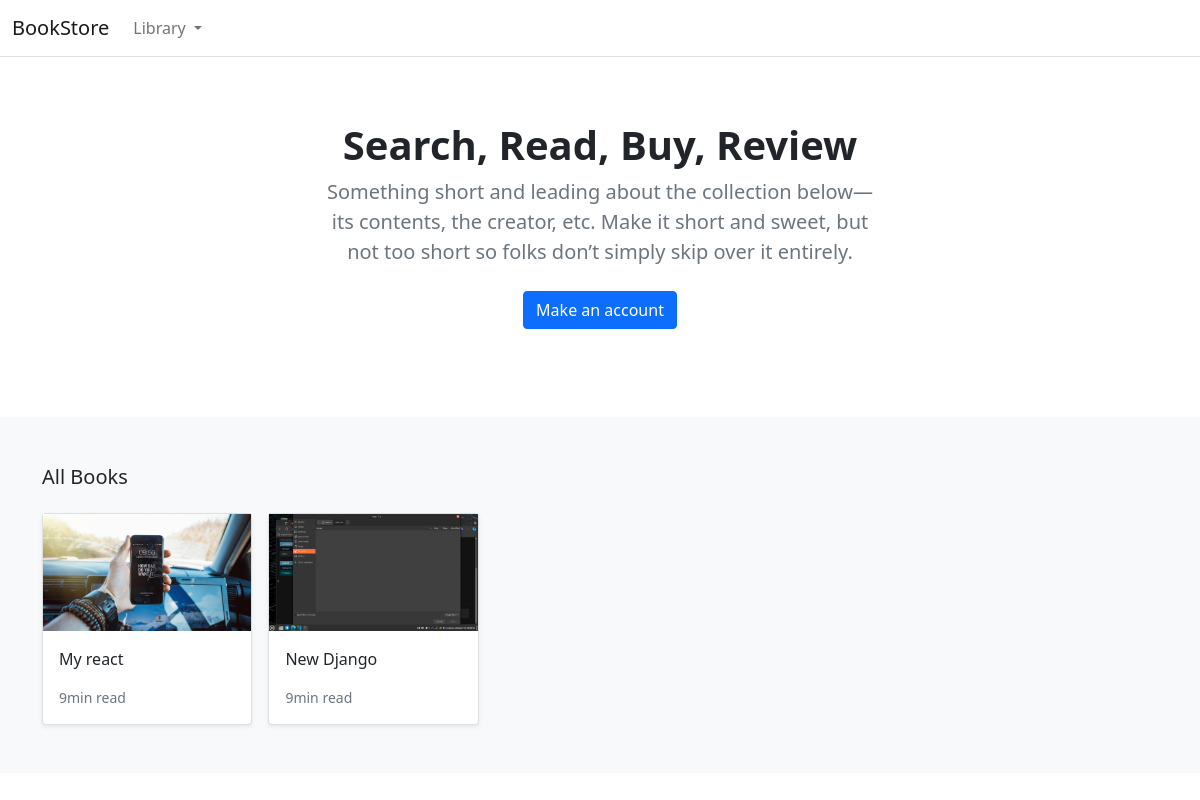
Before: / with the older database file.
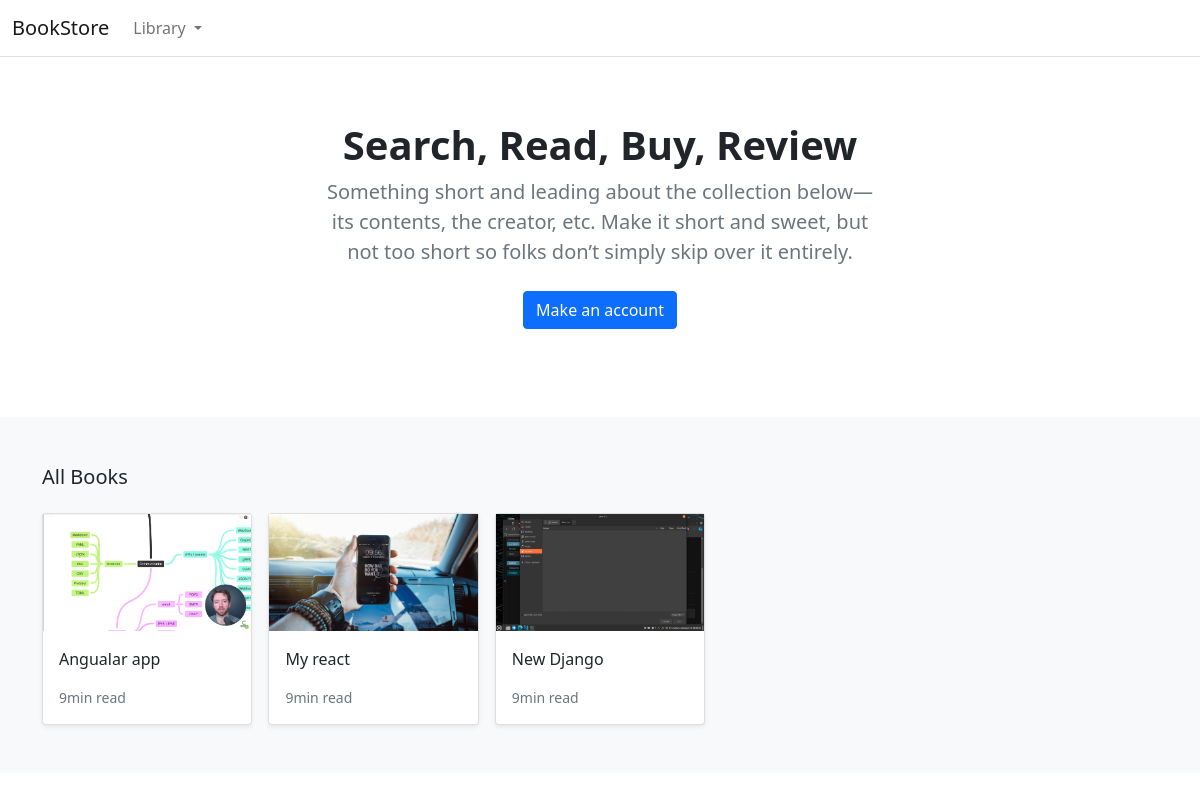
After: the same page with the newer database file.
### myapp/models.py (models this page shows, shortened)
class Product(models.Model):
    category = models.ForeignKey(Category, related_name='category', on_delete=models.CASCADE)
    created_by = models.ForeignKey(User, related_name='created_by', on_delete=models.CASCADE)
    title = models.CharField(max_length=255)
    author = models.CharField(max_length=255, default='admin')
    description = models.TextField(blank=True)
    image = models.ImageField(upload_to='images/')
    price = models.DecimalField(max_digits=8, decimal_places=2)
    slug = models.SlugField(max_length=255)
    in_stock = models.BooleanField(default=True)
    created = models.DateTimeField(auto_now_add=True)
    updated = models.DateTimeField(auto_now_add=True)
    is_active = models.BooleanField(default=True)
    objects = models.Manager()
    products = ProductManager()
    class Meta:
        verbose_name_plural = 'products'
        ordering = ('-created',)
    def get_absolute_url(self):
        return reverse('myapp:product_detail', args=[self.slug])

### myapp/views.py (the view)
# urls.py: path('', views.product_all, name='product_all'),
def product_all(request):
    products = Product.products.all()
    return render(request, 'home.html', {'products':products})

### myapp/models.py (called while the page is built)
    def get_queryset(self):
        return super(ProductManager, self).get_queryset().filter(is_active=True)

    def get_absolute_url(self):
        return reverse('myapp:category_list', args=[self.slug])

### myapp/views.py (called while the page is built)
def categories(request):
    return {
        'categories': Category.objects.all()
    }

### myapp/templates/home.html (shortened to what this page needs)
{% extends "./base.html" %}
{% load static %}
{% block content %}
<main>
  <section class="py-5 text-center container">
    <div class="row py-lg-3">
      <div class="col-lg-6 col-md-8 mx-auto">
        <h1 class="h1 fw-bold">Search, Read, Buy, Review</h1>
        <p class="lead text-muted">Something short and leading about the collection below—its contents, the creator,
          etc. Make it short and sweet, but not too short so folks don’t simply skip over it entirely.</p>
        <p>
          <a href="#" class="btn btn-primary my-2">Make an account</a>
        </p>
      </div>
    </div>
  </section>
  <div class="album py-5 bg-light">
    <div class="container">
      <div class="pb-3 h5">All Books</div>
      <div class="row row-cols-1 row-cols-sm-2 row-cols-md-5 g-3">
        {% for product in products %}
        <div class="col">
          <div class="card shadow-sm">
            <img class="img-fluid" alt="Responsive image" src="{{ product.image.url }}">
            <div class="card-body">
              <p class="card-text">
                <a class="text-dark text-decoration-none" href="{{ product.get_absolute_url }}">{{ product.title }}</a>
              </p>
              <div class="d-flex justify-content-between align-items-center">
                <small class="text-muted">9min read</small>
              </div>
            </div>
          </div>
        </div>
        {% endfor %}
      </div>
    </div>
  </div>
</main>
{% endblock %}

### myapp/templates/base.html (shortened to what this page needs)
{% load static %}
<!DOCTYPE html>
<html>
<head>
    <link href="https://cdn.jsdelivr.net/npm/bootstrap@5.0.0-beta1/dist/css/bootstrap.min.css" rel="stylesheet">
</head>
<body>
    <header>
        <nav class="navbar navbar-expand-md navbar-light bg-white border-bottom">
            <div class="container-fluid">
                <a class="navbar-brand" href="/">BookStore</a>
                <div class="collapse navbar-collapse" id="navbarCollapse">
                    <ul class="navbar-nav me-auto mb-2 mb-md-0">
                        <li class="nav-item dropdown">
                            <a class="nav-link dropdown-toggle" href="#" id="navbarDropdown" role="button"
                                data-bs-toggle="dropdown" aria-expanded="false">
                                Library
                            </a>
                        </li>
                    </ul>
                </div>
            </div>
        </nav>
    </header>
    <div id="content">{% block content %} {% endblock %}</div>
</body>
</html>

Changed rows visible on the page:
added Product: image (picture), title "Angualar app"
